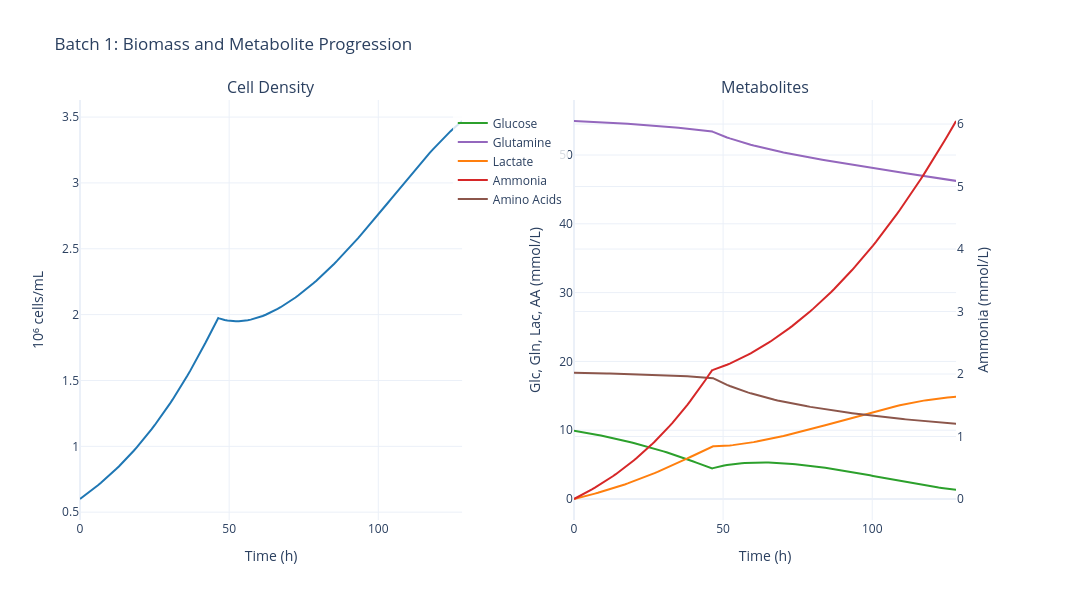

The cell this chart's notebook holds for it:
### Markdown cell above
## 5. Batch Plots

### Code cell
# Cell density & metabolites
fig = data.plot_biomass_metabolites(batch_number=BATCH_NUMBER)
fig.show()

### Figure 1 — Plotly figure (JSON) as saved in the notebook; plotly's stock layout.template omitted (floating-point values rounded to 4 significant figures; data arrays with more than 128 entries replaced by an {"elided": "..."} marker saying what was removed)
{"data": [{"hovertemplate": "Time: %{x:.1f} h<br>Cell Density: %{y:.2f} 10⁶ cells/mL<extra></extra>", "line": {"color": "#1f77b4", "width": 2}, "mode": "lines", "name": "Cell Density", "showlegend": false, "type": "scatter", "x": {"elided": "145 float values"}, "xaxis": "x", "y": {"elided": "145 float values"}, "yaxis": "y"}, {"hovertemplate": "Time: %{x:.1f} h<br>Glucose: %{y:.2f} mmol/L<extra></extra>", "line": {"color": "#2ca02c", "width": 2}, "mode": "lines", "name": "Glucose", "type": "scatter", "x": {"elided": "145 float values"}, "xaxis": "x2", "y": {"elided": "145 float values"}, "yaxis": "y2"}, {"hovertemplate": "Time: %{x:.1f} h<br>Glutamine: %{y:.2f} mmol/L<extra></extra>", "line": {"color": "#9467bd", "width": 2}, "mode": "lines", "name": "Glutamine", "type": "scatter", "x": {"elided": "145 float values"}, "xaxis": "x2", "y": {"elided": "145 float values"}, "yaxis": "y2"}, {"hovertemplate": "Time: %{x:.1f} h<br>Lactate: %{y:.2f} mmol/L<extra></extra>", "line": {"color": "#ff7f0e", "width": 2}, "mode": "lines", "name": "Lactate", "type": "scatter", "x": {"elided": "145 float values"}, "xaxis": "x2", "y": {"elided": "145 float values"}, "yaxis": "y2"}, {"hovertemplate": "Time: %{x:.1f} h<br>Ammonia: %{y:.2f} mmol/L<extra></extra>", "line": {"color": "#d62728", "width": 2}, "mode": "lines", "name": "Ammonia", "type": "scatter", "x": {"elided": "145 float values"}, "xaxis": "x2", "y": {"elided": "145 float values"}, "yaxis": "y3"}, {"hovertemplate": "Time: %{x:.1f} h<br>Amino Acids: %{y:.2f} mmol/L<extra></extra>", "line": {"color": "#8c564b", "width": 2}, "mode": "lines", "name": "Amino Acids", "type": "scatter", "x": {"elided": "145 float values"}, "xaxis": "x2", "y": {"elided": "145 float values"}, "yaxis": "y2"}], "layout": {"annotations": [{"font": {"size": 16}, "showarrow": false, "text": "Cell Density", "x": 0.205, "xanchor": "center", "xref": "paper", "y": 1, "yanchor": "bottom", "yref": "paper"}, {"font": {"size": 16}, "showarrow": false, "text": "Metabolites", "x": 0.735, "xanchor": "center", "xref": "paper", "y": 1, "yanchor": "bottom", "yref": "paper"}], "font": {"size": 12}, "height": 600, "legend": {"bgcolor": "rgba(255,255,255,0.8)", "x": 0.4, "y": 0.98}, "showlegend": true, "title": {"text": "Batch 1: Biomass and Metabolite Progression"}, "width": 1400, "xaxis": {"anchor": "y", "domain": [0, 0.41], "title": {"text": "Time (h)"}}, "xaxis2": {"anchor": "y2", "domain": [0.53, 0.94], "title": {"text": "Time (h)"}}, "yaxis": {"anchor": "x", "domain": [0, 1], "title": {"text": "10⁶ cells/mL"}}, "yaxis2": {"anchor": "x2", "domain": [0, 1], "title": {"text": "Glc, Gln, Lac, AA (mmol/L)"}}, "yaxis3": {"anchor": "x2", "overlaying": "y2", "side": "right", "title": {"text": "Ammonia (mmol/L)"}}}}
